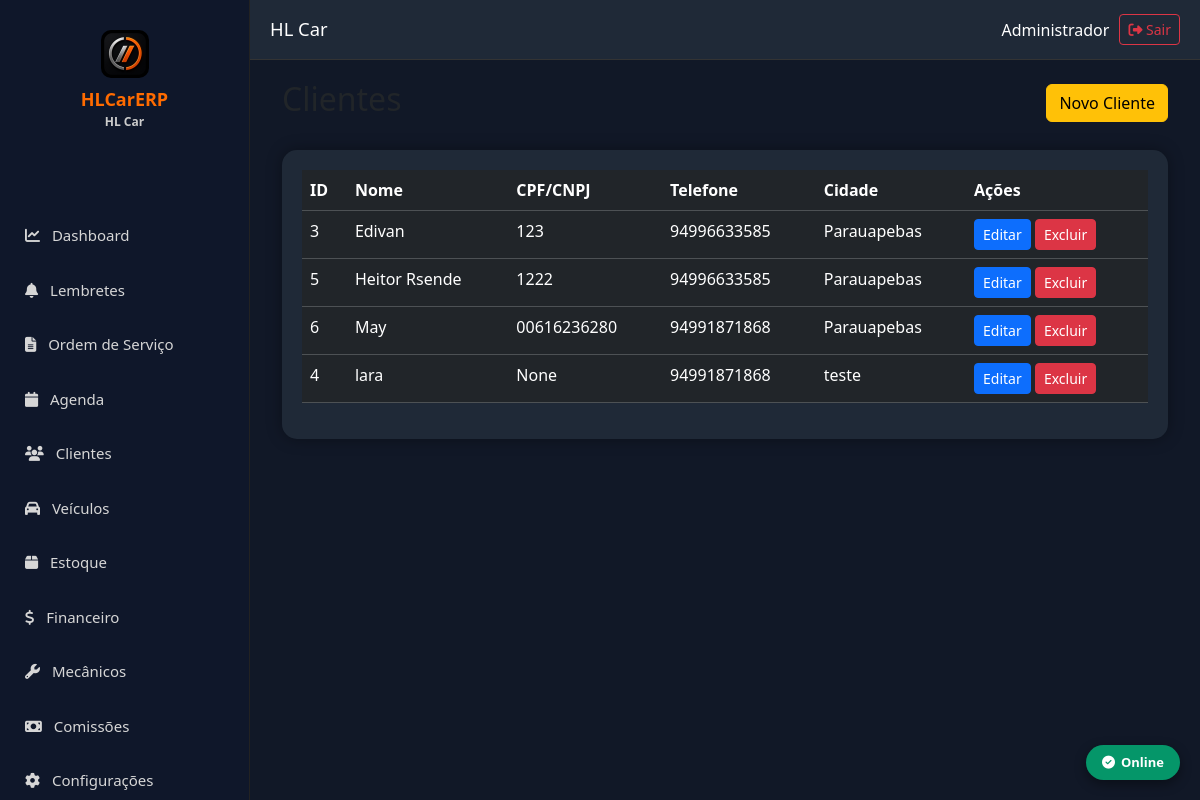
Screenshot of /clientes (signed in) with the database file from the repository.
### models.py (models this page shows)
class Empresa(db.Model):
    __tablename__ = "empresas"
    id = db.Column(db.Integer, primary_key=True)
    razao_social = db.Column(db.String(200), nullable=False)
    nome_fantasia = db.Column(db.String(200), nullable=False)
    cnpj = db.Column(db.String(20), unique=True, nullable=False)
    inscricao_estadual = db.Column(db.String(30))
    telefone = db.Column(db.String(30))
    whatsapp = db.Column(db.String(30))
    email = db.Column(db.String(150))
    site = db.Column(db.String(200))
    data_vencimento = db.Column(db.Date)
    status_pagamento = db.Column(db.String(20), default="ATIVO")  # ATIVO | BLOQUEADO | INATIVO
    plano = db.Column(db.String(50), default="BASICO")
    observacoes_internas = db.Column(db.Text)
    dia_corte_comissao = db.Column(db.Integer, default=15)          # 1 a 28
    aliquota_imposto_comissao = db.Column(db.Float, default=10.0)  # % padrão
    url_nfse = db.Column(db.String(255))
    nfse_provedor = db.Column(db.String(50))
    inscricao_municipal = db.Column(db.String(30))
    certificado_path = db.Column(db.String(255))
    senha_certificado = db.Column(db.String(100))
    codigo_servico = db.Column(db.String(20))
    aliquota_iss = db.Column(db.Numeric(5, 2), default=5.00)
    regime_tributario = db.Column(db.String(10), default="1")
    cep = db.Column(db.String(15))
    endereco = db.Column(db.String(200))
    numero = db.Column(db.String(20))
    complemento = db.Column(db.String(100))
    bairro = db.Column(db.String(100))
    cidade = db.Column(db.String(100))
    estado = db.Column(db.String(2))
    logo = db.Column(db.String(255))
    ativo = db.Column(db.Boolean, default=True, nullable=False)
    criado_em = db.Column(db.DateTime, default=datetime.utcnow, nullable=False)
    alterado_em = db.Column(db.DateTime, default=datetime.utcnow, onupdate=datetime.utcnow)

class Cliente(db.Model):
    __tablename__ = "clientes"
    id = db.Column(db.Integer, primary_key=True)
    empresa_id = db.Column(db.Integer, db.ForeignKey("empresas.id"), nullable=False, index=True)
    nome = db.Column(db.String(200), nullable=False)
    tipo = db.Column(db.String(20), default="FISICA")
    cpf_cnpj = db.Column(db.String(20))
    rg_ie = db.Column(db.String(30))
    telefone = db.Column(db.String(30))
    whatsapp = db.Column(db.String(30))
    email = db.Column(db.String(150))
    cep = db.Column(db.String(15))
    endereco = db.Column(db.String(200))
    numero = db.Column(db.String(20))
    complemento = db.Column(db.String(100))
    bairro = db.Column(db.String(100))
    cidade = db.Column(db.String(100))
    estado = db.Column(db.String(2))
    observacoes = db.Column(db.Text)
    data_nascimento = db.Column(db.Date, nullable=True)
    ativo = db.Column(db.Boolean, default=True, nullable=False)
    criado_em = db.Column(db.DateTime, default=datetime.utcnow, nullable=False)
    alterado_em = db.Column(db.DateTime, default=datetime.utcnow, onupdate=datetime.utcnow)
    empresa = db.relationship("Empresa")
    __table_args__ = (
        Index("idx_cliente_nome", "empresa_id", "nome"),
        Index("idx_cliente_cpf", "empresa_id", "cpf_cnpj"),
    )

### app.py (the view)
@app.route("/clientes")
@login_required
def clientes():
    eid = empresa_atual()
    if not eid:
        return redirect("/login")
    lista_clientes = Cliente.query.filter_by(empresa_id=eid).order_by(Cliente.nome).all()
    return render_template("clientes.html", clientes=lista_clientes)

### app.py (called while the page is built, shortened)
def login_required(f):
    @wraps(f)
    def decorated_function(*args, **kwargs):
        if "usuario_id" not in session:
            return redirect("/login")
        path = request.path or ""
        livres = ("/assinar", "/logout", "/static", "/uploads", "/login")
        if any(path.startswith(p) for p in livres):
            return f(*args, **kwargs)
        if session.get("usuario_perfil") == "SUPER":
            return f(*args, **kwargs)
    return decorated_function

def empresa_atual():
    eid = session.get("empresa_id")
    if not eid:
        session.clear()
        return None
    return eid

@app.context_processor
def inject_empresa():
    import os
    eid = session.get("empresa_id")
    emp = Empresa.query.get(eid) if eid else None
    nome = "HLCarERP"
    logo_url = None
    if emp:
        nome = emp.nome_fantasia or emp.razao_social or "HLCarERP"
    if eid:
        pasta = os.path.join(app.root_path, "static", "uploads", "logos")
        for ext in ("png", "jpg", "jpeg", "webp"):
            caminho = os.path.join(pasta, f"{eid}.{ext}")
            if os.path.isfile(caminho):
                logo_url = url_for("static", filename=f"uploads/logos/{eid}.{ext}")
                break
    return {"empresa_nome": nome, "empresa_logo": logo_url, "empresa": emp}

### templates/clientes.html (shortened to what this page needs)
{% extends "base.html" %}
{% block conteudo %}
<div class="container-fluid">
    <div class="d-flex justify-content-between align-items-center mb-4">
        <h2>Clientes</h2>
        <a href="/clientes/novo" class="btn btn-warning">
            Novo Cliente
        </a>
    </div>
    <div class="card-dashboard">
        <table class="table table-dark table-hover">
            <thead>
                <tr>
                    <th>ID</th>
                    <th>Nome</th>
                    <th>CPF/CNPJ</th>
                    <th>Telefone</th>
                    <th>Cidade</th>
                    <th>Ações</th>
                </tr>
            </thead>
            <tbody>
                {% for cliente in clientes %}
                <tr>
                    <td>{{ cliente.id }}</td>
                    <td>{{ cliente.nome }}</td>
                    <td>{{ cliente.cpf_cnpj }}</td>
                    <td>{{ cliente.telefone }}</td>
                    <td>{{ cliente.cidade }}</td>
                    <td>
                        <a href="/clientes/editar/{{ cliente.id }}"
                           class="btn btn-sm btn-primary">
                            Editar
                        </a>
                        <a href="/clientes/excluir/{{ cliente.id }}"
                           class="btn btn-sm btn-danger"
                           onclick="return confirm('Deseja realmente excluir este cliente?')">
                            Excluir
                        </a>
                    </td>
                </tr>
                {% endfor %}
            </tbody>
        </table>
    </div>
</div>
{% endblock %}

### templates/base.html (shortened to what this page needs)
<!DOCTYPE html>
<html lang="pt-br">
<head>
<link href="https://cdn.jsdelivr.net/npm/bootstrap@5.3.7/dist/css/bootstrap.min.css" rel="stylesheet">
<link href="https://cdnjs.cloudflare.com/ajax/libs/font-awesome/6.7.2/css/all.min.css" rel="stylesheet">
<link rel="stylesheet" href="{{ url_for('static', filename='css/offline.css') }}">
</head>
<body>
{% set perfil = (session.get('usuario_perfil') or '')|upper %}
{% set eh_mecanico = perfil == 'MECANICO' %}
{% set pode_usuarios = perfil in ['ADMIN', 'SUPER'] %}
<div class="sidebar" id="sidebar">
        <div class="logo" style="text-align:center; padding:10px 0 20px; min-height:160px;">
            <img src="{{ url_for('static', filename='icons/icon-192.png') }}" alt="HLCarERP" style="width:48px; height:48px; border-radius:10px; display:block; margin:0 auto 8px;">
            <div style="color:#ff6b00; font-weight:bold; font-size:18px; margin-top:8px;">HLCarERP</div>
            <div style="color:#ccc; font-size:12px;">{{ empresa_nome }}</div>
</div>
    <ul class="menu">
        {% if eh_mecanico %}
        <li><a href="/ordens"><i class="fa fa-file-alt me-2"></i> Minhas OS</a></li>
        <li><a href="/agenda"><i class="fa fa-calendar me-2"></i> Agenda</a></li>
        {% else %}
        <li><a href="/"><i class="fa fa-chart-line me-2"></i> Dashboard</a></li>
        <li>
            <a href="/lembretes">
                <i class="fa fa-bell me-2"></i> Lembretes
            </a>
        </li>
        <li><a href="/ordens"><i class="fa fa-file-alt me-2"></i> Ordem de Serviço</a></li>
                <li><a href="/agenda"><i class="fa fa-calendar me-2"></i> Agenda</a></li>
        <li><a href="/clientes"><i class="fa fa-users me-2"></i> Clientes</a></li>
        <li><a href="/veiculos"><i class="fa fa-car me-2"></i> Veículos</a></li>
        <li><a href="/estoque"><i class="fa fa-box me-2"></i> Estoque</a></li>
        <li><a href="/financeiro"><i class="fa fa-dollar-sign me-2"></i> Financeiro</a></li>
        <li><a href="/mecanicos"><i class="fa fa-wrench me-2"></i> Mecânicos</a></li>
        <li><a href="/comissoes"><i class="fa fa-money-bill me-2"></i> Comissões</a></li>
        <li><a href="/configuracoes"><i class="fa fa-cog me-2"></i> Configurações</a></li>
        {% endif %}
    </ul>
</div>
<div class="topbar">
    <div class="d-flex align-items-center gap-2">
            <h3 class="mb-0">{{ empresa_nome }}</h3>
    </div>
    <div class="usuario">
        <span>{{ session.get('usuario_nome', 'Usuário') }}</span>
        <a href="/logout" class="btn btn-sm btn-outline-danger">
            <i class="fa fa-sign-out-alt"></i> Sair
        </a>
    </div>
</div>
<div class="content">
    {% block conteudo %}
    {% endblock %}
</div>
<div id="hl-offline-badge" class="hl-badge online">
    <i class="fa fa-check-circle"></i> Online
</div>
</body>
</html>

### static/css/offline.css (style rules this page uses)
#hl-offline-badge { position: fixed; bottom: 20px; right: 20px; z-index: 9999; padding: 8px 16px; border-radius: 20px; font-size: 13px; font-weight: 600; color: #fff; box-shadow: 0 4px 12px rgba(0,0,0,0.4); display: flex; align-items: center; gap: 6px; transition: all 0.3s ease; }
#hl-offline-badge.online { background: #059669; }

### templates/base.html (style rules this page uses)
* { margin:0; padding:0; box-sizing:border-box; font-family:Segoe UI,Tahoma,Geneva,Verdana,sans-serif; }
body { background:#111827; overflow-x:hidden; }
.sidebar { position:fixed; left:0; top:0; width:250px; height:100vh; background:#0f172a; border-right:1px solid #222; padding-top:20px; z-index:1050; transition: transform 0.3s ease; }
.logo { text-align:center; font-size:26px; font-weight:bold; color:#ff6b00; margin-bottom:30px; }
.menu { list-style:none; padding:0; }
.menu li { margin-bottom:4px; }
.menu a { display:block; padding:14px 25px; text-decoration:none; color:#d6d6d6; font-size:15px; transition:.25s; }
.topbar { position:fixed; left:250px; top:0; right:0; height:60px; background:#1f2937; display:flex; justify-content:space-between; align-items:center; padding:0 20px; border-bottom:1px solid #333; z-index:1000; transition: left 0.3s ease; }
.topbar h3 { color:white; margin:0; font-size:1.15rem; }
.usuario { color:#fff; display:flex; align-items:center; gap:10px; }
.content { margin-left:250px; margin-top:60px; padding:20px; min-height:calc(100vh - 60px); transition: margin-left 0.3s ease; }
.card-dashboard { background:#1f2937; border-radius:15px; padding:20px; color:white; box-shadow:0 0 15px rgba(0,0,0,.35); transition:.3s; }
.table-dark th, .table-dark td { white-space:nowrap; }

### rows the page displays
Empresa: nome_fantasia "HL Car"
Cliente: id "3", nome "Edivan", cpf_cnpj "123", telefone "94996633585", cidade "Parauapebas"
Cliente: id "5", nome "Heitor Rsende", cpf_cnpj "1222", telefone "94996633585", cidade "Parauapebas"
Cliente: id "6", nome "May", cpf_cnpj "00616236280", telefone "94991871868", cidade "Parauapebas"
Cliente: id "4", nome "lara", cpf_cnpj "None", telefone "94991871868", cidade "teste"

### other values shown
{{ session.get('usuario_nome', 'Usuário') }} "Administrador"
